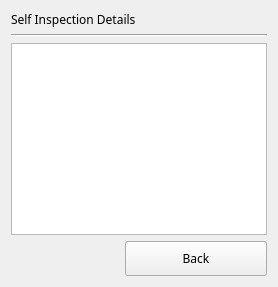
         <widget class="QWidget" name="pageSelfCheck">
          <property name="font">
           <font>
            <family>文泉驿等宽微米黑</family>
           </font>
          </property>
          <layout class="QVBoxLayout" name="verticalLayout_16">
           <item>
            <widget class="QLabel" name="labelSelfCheckDetails">
             <property name="font">
              <font>
               <family>文泉驿等宽微米黑</family>
              </font>
             </property>
             <property name="text">
              <string>Self Inspection Details</string>
             </property>
            </widget>
           </item>
           <item>
            <widget class="Line" name="line_3">
             <property name="orientation">
              <enum>Qt::Horizontal</enum>
             </property>
            </widget>
           </item>
           <item>
            <layout class="QVBoxLayout" name="verticalLayout_6">
             <item>
              <widget class="QTableView" name="tableViewSelfCheck">
               <property name="font">
                <font>
                 <family>文泉驿等宽微米黑</family>
                </font>
               </property>
               <property name="horizontalScrollBarPolicy">
                <enum>Qt::ScrollBarAlwaysOff</enum>
               </property>
               <property name="editTriggers">
                <set>QAbstractItemView::NoEditTriggers</set>
               </property>
               <property name="tabKeyNavigation">
                <bool>false</bool>
               </property>
               <property name="showDropIndicator" stdset="0">
                <bool>false</bool>
               </property>
               <property name="dragDropOverwriteMode">
                <bool>false</bool>
               </property>
               <property name="selectionMode">
                <enum>QAbstractItemView::NoSelection</enum>
               </property>
               <property name="selectionBehavior">
                <enum>QAbstractItemView::SelectRows</enum>
               </property>
               <property name="showGrid">
                <bool>false</bool>
               </property>
               <property name="cornerButtonEnabled">
                <bool>false</bool>
               </property>
               <attribute name="horizontalHeaderVisible">
                <bool>false</bool>
               </attribute>
               <attribute name="horizontalHeaderStretchLastSection">
                <bool>true</bool>
               </attribute>
               <attribute name="verticalHeaderVisible">
                <bool>false</bool>
               </attribute>
               <attribute name="verticalHeaderStretchLastSection">
                <bool>false</bool>
               </attribute>
              </widget>
             </item>
             <item>
              <layout class="QHBoxLayout" name="horizontalLayout_10">
               <item>
                <spacer name="horizontalSpacer_8">
                 <property name="orientation">
                  <enum>Qt::Horizontal</enum>
                 </property>
                 <property name="sizeHint" stdset="0">
                  <size>
                   <width>40</width>
                   <height>20</height>
                  </size>
                 </property>
                </spacer>
               </item>
               <item>
                <widget class="QPushButton" name="buttonSelfTestBack">
                 <property name="minimumSize">
                  <size>
                   <width>142</width>
                   <height>35</height>
                  </size>
                 </property>
                 <property name="maximumSize">
                  <size>
                   <width>142</width>
                   <height>16777215</height>
                  </size>
                 </property>
                 <property name="focusPolicy">
                  <enum>Qt::NoFocus</enum>
                 </property>
                 <property name="text">
                  <string>Back</string>
                 </property>
                </widget>
               </item>
              </layout>
             </item>
            </layout>
           </item>
          </layout>
         </widget>
